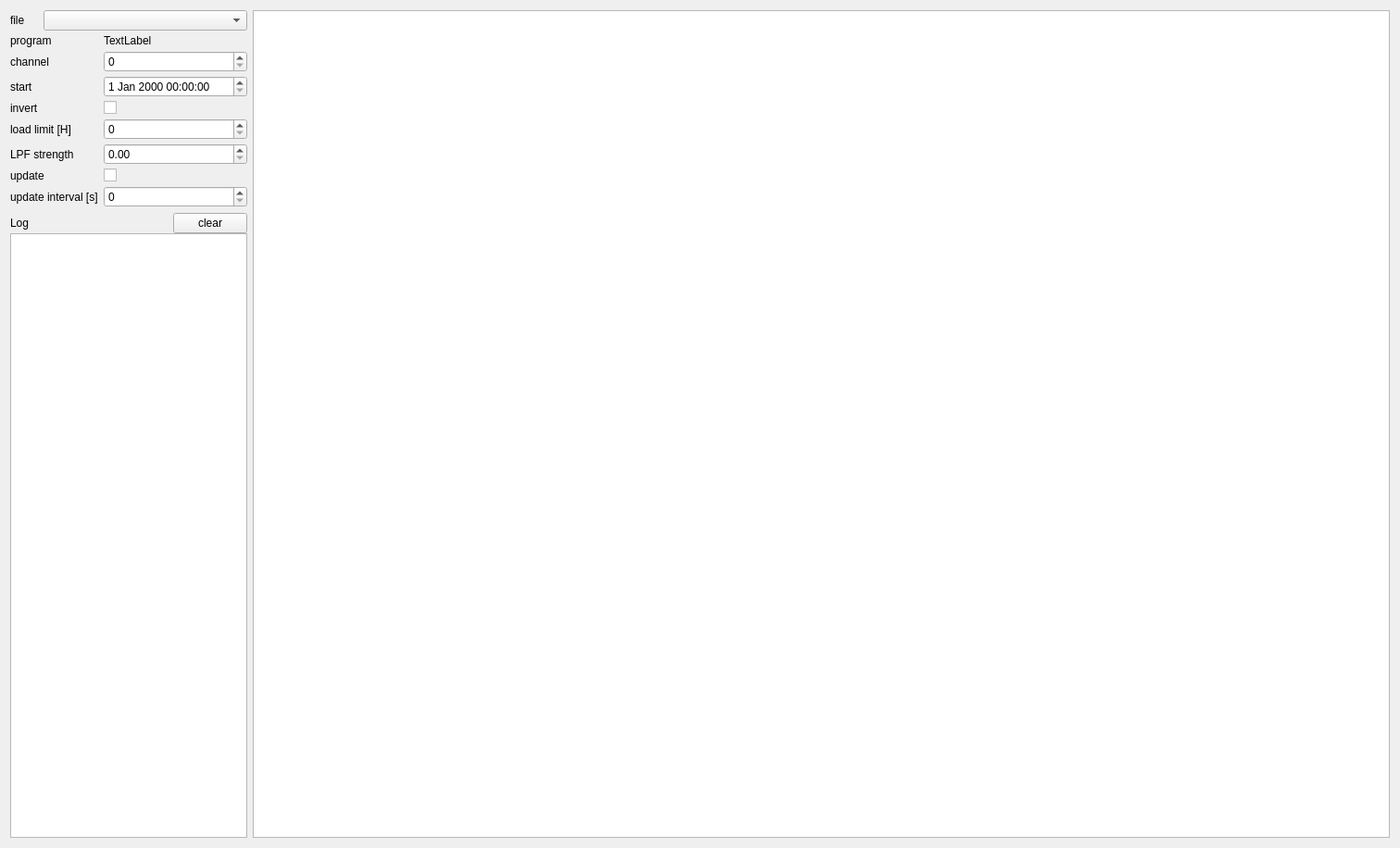
<?xml version="1.0" encoding="UTF-8"?>
<ui version="4.0">
 <class>Analyzer</class>
 <widget class="QWidget" name="Analyzer">
  <property name="geometry">
   <rect>
    <x>0</x>
    <y>0</y>
    <width>1512</width>
    <height>916</height>
   </rect>
  </property>
  <property name="sizePolicy">
   <sizepolicy hsizetype="Expanding" vsizetype="Expanding">
    <horstretch>0</horstretch>
    <verstretch>0</verstretch>
   </sizepolicy>
  </property>
  <property name="windowTitle">
   <string>Form</string>
  </property>
  <layout class="QGridLayout" name="gridLayout">
   <item row="0" column="0">
    <layout class="QVBoxLayout" name="verticalLayout_2">
     <property name="sizeConstraint">
      <enum>QLayout::SetDefaultConstraint</enum>
     </property>
     <item>
      <layout class="QFormLayout" name="formLayout">
       <property name="labelAlignment">
        <set>Qt::AlignLeading|Qt::AlignLeft|Qt::AlignVCenter</set>
       </property>
       <property name="formAlignment">
        <set>Qt::AlignLeading|Qt::AlignLeft|Qt::AlignTop</set>
       </property>
       <property name="horizontalSpacing">
        <number>-1</number>
       </property>
       <property name="verticalSpacing">
        <number>4</number>
       </property>
       <property name="bottomMargin">
        <number>0</number>
       </property>
       <item row="2" column="0" colspan="2">
        <layout class="QHBoxLayout" name="horizontalLayout">
         <property name="spacing">
          <number>0</number>
         </property>
         <item>
          <widget class="QLabel" name="label_13">
           <property name="text">
            <string>file</string>
           </property>
          </widget>
         </item>
         <item>
          <spacer name="horizontalSpacer">
           <property name="orientation">
            <enum>Qt::Horizontal</enum>
           </property>
           <property name="sizeType">
            <enum>QSizePolicy::Preferred</enum>
           </property>
           <property name="sizeHint" stdset="0">
            <size>
             <width>20</width>
             <height>20</height>
            </size>
           </property>
          </spacer>
         </item>
         <item>
          <widget class="QComboBox" name="InputFiles">
           <property name="sizePolicy">
            <sizepolicy hsizetype="MinimumExpanding" vsizetype="Fixed">
             <horstretch>0</horstretch>
             <verstretch>0</verstretch>
            </sizepolicy>
           </property>
          </widget>
         </item>
        </layout>
       </item>
       <item row="3" column="0">
        <widget class="QLabel" name="label">
         <property name="text">
          <string>program</string>
         </property>
        </widget>
       </item>
       <item row="3" column="1">
        <widget class="QLabel" name="InputProgram">
         <property name="text">
          <string>TextLabel</string>
         </property>
        </widget>
       </item>
       <item row="4" column="0">
        <widget class="QLabel" name="label_2">
         <property name="text">
          <string>channel</string>
         </property>
        </widget>
       </item>
       <item row="4" column="1">
        <widget class="QSpinBox" name="InputChannel"/>
       </item>
       <item row="5" column="0">
        <widget class="QLabel" name="label_3">
         <property name="text">
          <string>start</string>
         </property>
        </widget>
       </item>
       <item row="5" column="1">
        <widget class="QDateTimeEdit" name="InputStartDate"/>
       </item>
       <item row="6" column="0">
        <widget class="QLabel" name="label_4">
         <property name="text">
          <string>invert</string>
         </property>
        </widget>
       </item>
       <item row="6" column="1">
        <widget class="QCheckBox" name="InputInvertFlg">
         <property name="text">
          <string/>
         </property>
        </widget>
       </item>
       <item row="7" column="0">
        <widget class="QLabel" name="label_5">
         <property name="text">
          <string>load limit [H]</string>
         </property>
        </widget>
       </item>
       <item row="7" column="1">
        <widget class="QSpinBox" name="InputLoadLimit"/>
       </item>
       <item row="8" column="0">
        <widget class="QLabel" name="label_6">
         <property name="text">
          <string>LPF strength</string>
         </property>
        </widget>
       </item>
       <item row="8" column="1">
        <widget class="QDoubleSpinBox" name="InputLPFStrength"/>
       </item>
       <item row="10" column="0">
        <widget class="QLabel" name="label_9">
         <property name="text">
          <string>update</string>
         </property>
        </widget>
       </item>
       <item row="10" column="1">
        <widget class="QCheckBox" name="InputUpdateFlg">
         <property name="text">
          <string/>
         </property>
        </widget>
       </item>
       <item row="11" column="0">
        <widget class="QLabel" name="label_10">
         <property name="text">
          <string>update interval [s]</string>
         </property>
        </widget>
       </item>
       <item row="11" column="1">
        <widget class="QSpinBox" name="InputUpdateInterval"/>
       </item>
      </layout>
     </item>
     <item>
      <layout class="QVBoxLayout" name="verticalLayout">
       <property name="spacing">
        <number>0</number>
       </property>
       <item>
        <layout class="QHBoxLayout" name="horizontalLayout_2">
         <item>
          <widget class="QLabel" name="label_11">
           <property name="text">
            <string>Log</string>
           </property>
          </widget>
         </item>
         <item>
          <spacer name="horizontalSpacer_2">
           <property name="orientation">
            <enum>Qt::Horizontal</enum>
           </property>
           <property name="sizeHint" stdset="0">
            <size>
             <width>40</width>
             <height>20</height>
            </size>
           </property>
          </spacer>
         </item>
         <item>
          <widget class="QPushButton" name="InputConsoleClear">
           <property name="text">
            <string>clear</string>
           </property>
          </widget>
         </item>
        </layout>
       </item>
       <item>
        <widget class="QTextBrowser" name="InputConsole">
         <property name="sizePolicy">
          <sizepolicy hsizetype="Expanding" vsizetype="Expanding">
           <horstretch>0</horstretch>
           <verstretch>0</verstretch>
          </sizepolicy>
         </property>
        </widget>
       </item>
      </layout>
     </item>
    </layout>
   </item>
   <item row="0" column="1">
    <widget class="GraphicsLayoutWidget" name="GraphicsLayoutWidget">
     <property name="sizePolicy">
      <sizepolicy hsizetype="Expanding" vsizetype="Expanding">
       <horstretch>10</horstretch>
       <verstretch>0</verstretch>
      </sizepolicy>
     </property>
     <property name="interactive">
      <bool>true</bool>
     </property>
     <property name="renderHints">
      <set>QPainter::TextAntialiasing</set>
     </property>
    </widget>
   </item>
  </layout>
 </widget>
 <customwidgets>
  <customwidget>
   <class>GraphicsLayoutWidget</class>
   <extends>QGraphicsView</extends>
   <header>pyqtgraph</header>
  </customwidget>
 </customwidgets>
 <resources/>
 <connections>
  <connection>
   <sender>InputConsoleClear</sender>
   <signal>clicked()</signal>
   <receiver>InputConsole</receiver>
   <slot>clear()</slot>
   <hints>
    <hint type="sourcelabel">
     <x>271</x>
     <y>336</y>
    </hint>
    <hint type="destinationlabel">
     <x>243</x>
     <y>427</y>
    </hint>
   </hints>
  </connection>
 </connections>
</ui>
